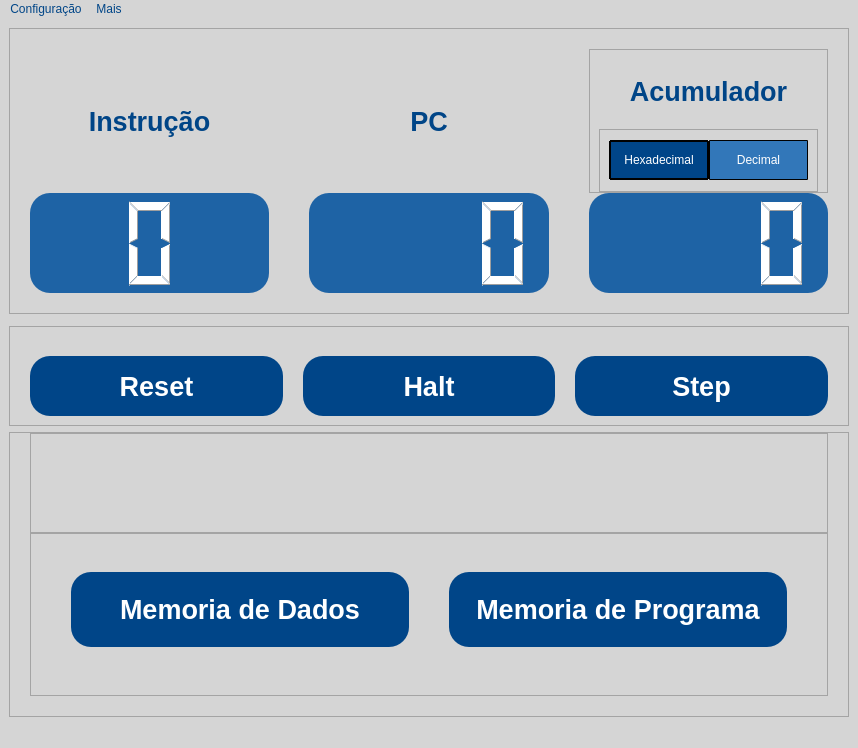
<?xml version="1.0" encoding="UTF-8"?>
<ui version="4.0">
 <class>MainWindow</class>
 <widget class="QMainWindow" name="MainWindow">
  <property name="geometry">
   <rect>
    <x>0</x>
    <y>0</y>
    <width>858</width>
    <height>748</height>
   </rect>
  </property>
  <property name="windowTitle">
   <string>BIPy</string>
  </property>
  <property name="styleSheet">
   <string notr="true">QWidget{
	background: rgb(213,213,213);
	color: rgb(0, 69, 135);
}


QPushButton{
	border-radius: 20%;;
	background-color: rgb(0, 69, 136);
	color: white;
}

QPushButton:hover{
	background-color: rgb(0, 59, 126);
}
QPushButton:pressed{
	background-color: rgb(0, 49, 116);
}

QLCDNumber{
  background-color: rgb(30, 99, 165);
  border-radius: 20%;
  color: white;
}</string>
  </property>
  <widget class="QWidget" name="centralwidget">
   <property name="palette">
    <palette>
     <active>
      <colorrole role="WindowText">
       <brush brushstyle="SolidPattern">
        <color alpha="255">
         <red>0</red>
         <green>69</green>
         <blue>135</blue>
        </color>
       </brush>
      </colorrole>
      <colorrole role="Button">
       <brush brushstyle="SolidPattern">
        <color alpha="255">
         <red>213</red>
         <green>213</green>
         <blue>213</blue>
        </color>
       </brush>
      </colorrole>
      <colorrole role="Text">
       <brush brushstyle="SolidPattern">
        <color alpha="255">
         <red>0</red>
         <green>69</green>
         <blue>135</blue>
        </color>
       </brush>
      </colorrole>
      <colorrole role="ButtonText">
       <brush brushstyle="SolidPattern">
        <color alpha="255">
         <red>0</red>
         <green>69</green>
         <blue>135</blue>
        </color>
       </brush>
      </colorrole>
      <colorrole role="Base">
       <brush brushstyle="SolidPattern">
        <color alpha="255">
         <red>213</red>
         <green>213</green>
         <blue>213</blue>
        </color>
       </brush>
      </colorrole>
      <colorrole role="Window">
       <brush brushstyle="SolidPattern">
        <color alpha="255">
         <red>213</red>
         <green>213</green>
         <blue>213</blue>
        </color>
       </brush>
      </colorrole>
     </active>
     <inactive>
      <colorrole role="WindowText">
       <brush brushstyle="SolidPattern">
        <color alpha="255">
         <red>0</red>
         <green>69</green>
         <blue>135</blue>
        </color>
       </brush>
      </colorrole>
      <colorrole role="Button">
       <brush brushstyle="SolidPattern">
        <color alpha="255">
         <red>213</red>
         <green>213</green>
         <blue>213</blue>
        </color>
       </brush>
      </colorrole>
      <colorrole role="Text">
       <brush brushstyle="SolidPattern">
        <color alpha="255">
         <red>0</red>
         <green>69</green>
         <blue>135</blue>
        </color>
       </brush>
      </colorrole>
      <colorrole role="ButtonText">
       <brush brushstyle="SolidPattern">
        <color alpha="255">
         <red>0</red>
         <green>69</green>
         <blue>135</blue>
        </color>
       </brush>
      </colorrole>
      <colorrole role="Base">
       <brush brushstyle="SolidPattern">
        <color alpha="255">
         <red>213</red>
         <green>213</green>
         <blue>213</blue>
        </color>
       </brush>
      </colorrole>
      <colorrole role="Window">
       <brush brushstyle="SolidPattern">
        <color alpha="255">
         <red>213</red>
         <green>213</green>
         <blue>213</blue>
        </color>
       </brush>
      </colorrole>
     </inactive>
     <disabled>
      <colorrole role="WindowText">
       <brush brushstyle="SolidPattern">
        <color alpha="255">
         <red>0</red>
         <green>69</green>
         <blue>135</blue>
        </color>
       </brush>
      </colorrole>
      <colorrole role="Button">
       <brush brushstyle="SolidPattern">
        <color alpha="255">
         <red>213</red>
         <green>213</green>
         <blue>213</blue>
        </color>
       </brush>
      </colorrole>
      <colorrole role="Text">
       <brush brushstyle="SolidPattern">
        <color alpha="255">
         <red>0</red>
         <green>69</green>
         <blue>135</blue>
        </color>
       </brush>
      </colorrole>
      <colorrole role="ButtonText">
       <brush brushstyle="SolidPattern">
        <color alpha="255">
         <red>0</red>
         <green>69</green>
         <blue>135</blue>
        </color>
       </brush>
      </colorrole>
      <colorrole role="Base">
       <brush brushstyle="SolidPattern">
        <color alpha="255">
         <red>213</red>
         <green>213</green>
         <blue>213</blue>
        </color>
       </brush>
      </colorrole>
      <colorrole role="Window">
       <brush brushstyle="SolidPattern">
        <color alpha="255">
         <red>213</red>
         <green>213</green>
         <blue>213</blue>
        </color>
       </brush>
      </colorrole>
     </disabled>
    </palette>
   </property>
   <layout class="QVBoxLayout" name="verticalLayout">
    <item>
     <widget class="QFrame" name="frame">
      <property name="font">
       <font>
        <pointsize>15</pointsize>
       </font>
      </property>
      <property name="frameShape">
       <enum>QFrame::StyledPanel</enum>
      </property>
      <property name="frameShadow">
       <enum>QFrame::Raised</enum>
      </property>
      <layout class="QGridLayout" name="gridLayout">
       <property name="leftMargin">
        <number>20</number>
       </property>
       <property name="topMargin">
        <number>20</number>
       </property>
       <property name="rightMargin">
        <number>20</number>
       </property>
       <property name="bottomMargin">
        <number>20</number>
       </property>
       <property name="horizontalSpacing">
        <number>40</number>
       </property>
       <property name="verticalSpacing">
        <number>0</number>
       </property>
       <item row="1" column="2">
        <widget class="QLCDNumber" name="acumulador">
         <property name="maximumSize">
          <size>
           <width>16777215</width>
           <height>100</height>
          </size>
         </property>
         <property name="frameShape">
          <enum>QFrame::NoFrame</enum>
         </property>
         <property name="digitCount">
          <number>4</number>
         </property>
         <property name="mode">
          <enum>QLCDNumber::Hex</enum>
         </property>
         <property name="value" stdset="0">
          <double>0.000000000000000</double>
         </property>
        </widget>
       </item>
       <item row="1" column="0">
        <widget class="QLCDNumber" name="instruct_counter">
         <property name="maximumSize">
          <size>
           <width>16777215</width>
           <height>100</height>
          </size>
         </property>
         <property name="frameShape">
          <enum>QFrame::NoFrame</enum>
         </property>
         <property name="frameShadow">
          <enum>QFrame::Plain</enum>
         </property>
         <property name="digitCount">
          <number>1</number>
         </property>
         <property name="mode">
          <enum>QLCDNumber::Hex</enum>
         </property>
         <property name="value" stdset="0">
          <double>0.000000000000000</double>
         </property>
        </widget>
       </item>
       <item row="0" column="1">
        <widget class="QLabel" name="label_2">
         <property name="font">
          <font>
           <pointsize>20</pointsize>
           <weight>75</weight>
           <bold>true</bold>
          </font>
         </property>
         <property name="text">
          <string>PC</string>
         </property>
         <property name="alignment">
          <set>Qt::AlignCenter</set>
         </property>
        </widget>
       </item>
       <item row="0" column="0">
        <widget class="QLabel" name="label">
         <property name="font">
          <font>
           <pointsize>20</pointsize>
           <weight>75</weight>
           <bold>true</bold>
          </font>
         </property>
         <property name="text">
          <string>Instrução</string>
         </property>
         <property name="alignment">
          <set>Qt::AlignCenter</set>
         </property>
        </widget>
       </item>
       <item row="0" column="2">
        <widget class="QFrame" name="frame_4">
         <property name="frameShape">
          <enum>QFrame::StyledPanel</enum>
         </property>
         <property name="frameShadow">
          <enum>QFrame::Raised</enum>
         </property>
         <layout class="QVBoxLayout" name="verticalLayout_2">
          <property name="bottomMargin">
           <number>0</number>
          </property>
          <item>
           <widget class="QLabel" name="label_3">
            <property name="font">
             <font>
              <pointsize>20</pointsize>
              <weight>75</weight>
              <bold>true</bold>
             </font>
            </property>
            <property name="text">
             <string>Acumulador</string>
            </property>
            <property name="alignment">
             <set>Qt::AlignCenter</set>
            </property>
           </widget>
          </item>
          <item>
           <widget class="QFrame" name="frame_5">
            <property name="styleSheet">
             <string notr="true">QPushButton{
	border: 2px solid #000;
	border-width: 2%;
	border-radius: 1%;
}</string>
            </property>
            <property name="frameShape">
             <enum>QFrame::StyledPanel</enum>
            </property>
            <property name="frameShadow">
             <enum>QFrame::Raised</enum>
            </property>
            <layout class="QHBoxLayout" name="horizontalLayout">
             <property name="spacing">
              <number>0</number>
             </property>
             <item>
              <widget class="QPushButton" name="pushButton_3">
               <property name="minimumSize">
                <size>
                 <width>60</width>
                 <height>40</height>
                </size>
               </property>
               <property name="toolTip">
                <string>Modo Hexadecimal</string>
               </property>
               <property name="statusTip">
                <string>Altera o modo do acumulador para hexadecimal</string>
               </property>
               <property name="text">
                <string>Hexadecimal</string>
               </property>
              </widget>
             </item>
             <item>
              <widget class="QPushButton" name="pushButton_4">
               <property name="minimumSize">
                <size>
                 <width>60</width>
                 <height>40</height>
                </size>
               </property>
               <property name="toolTip">
                <string>Modo Decimal</string>
               </property>
               <property name="statusTip">
                <string>Altera o modo do acumulador para decimal</string>
               </property>
               <property name="styleSheet">
                <string notr="true">QPushButton{background-color:rgb(50, 119, 185);border-width:0.5%}</string>
               </property>
               <property name="text">
                <string>Decimal</string>
               </property>
               <property name="flat">
                <bool>false</bool>
               </property>
              </widget>
             </item>
            </layout>
           </widget>
          </item>
         </layout>
        </widget>
       </item>
       <item row="1" column="1">
        <widget class="QLCDNumber" name="program_counter">
         <property name="maximumSize">
          <size>
           <width>16777215</width>
           <height>100</height>
          </size>
         </property>
         <property name="frameShape">
          <enum>QFrame::NoFrame</enum>
         </property>
         <property name="digitCount">
          <number>4</number>
         </property>
         <property name="mode">
          <enum>QLCDNumber::Hex</enum>
         </property>
         <property name="value" stdset="0">
          <double>0.000000000000000</double>
         </property>
        </widget>
       </item>
      </layout>
     </widget>
    </item>
    <item>
     <widget class="QDialogButtonBox" name="buttonBox"/>
    </item>
    <item>
     <widget class="QFrame" name="frame_2">
      <property name="maximumSize">
       <size>
        <width>16777215</width>
        <height>100</height>
       </size>
      </property>
      <property name="frameShape">
       <enum>QFrame::StyledPanel</enum>
      </property>
      <property name="frameShadow">
       <enum>QFrame::Raised</enum>
      </property>
      <layout class="QHBoxLayout" name="horizontalLayout_2">
       <property name="spacing">
        <number>20</number>
       </property>
       <property name="leftMargin">
        <number>20</number>
       </property>
       <property name="topMargin">
        <number>20</number>
       </property>
       <property name="rightMargin">
        <number>20</number>
       </property>
       <property name="bottomMargin">
        <number>0</number>
       </property>
       <item>
        <widget class="QPushButton" name="reset_button">
         <property name="minimumSize">
          <size>
           <width>0</width>
           <height>60</height>
          </size>
         </property>
         <property name="font">
          <font>
           <pointsize>20</pointsize>
           <weight>75</weight>
           <bold>true</bold>
          </font>
         </property>
         <property name="cursor">
          <cursorShape>PointingHandCursor</cursorShape>
         </property>
         <property name="toolTip">
          <string>Reseta o runtime do processador</string>
         </property>
         <property name="statusTip">
          <string>Reseta o runtime do processador</string>
         </property>
         <property name="whatsThis">
          <string/>
         </property>
         <property name="text">
          <string>Reset</string>
         </property>
         <property name="shortcut">
          <string>Ctrl+R</string>
         </property>
        </widget>
       </item>
       <item>
        <widget class="QPushButton" name="halt_check">
         <property name="minimumSize">
          <size>
           <width>0</width>
           <height>60</height>
          </size>
         </property>
         <property name="font">
          <font>
           <pointsize>20</pointsize>
           <weight>75</weight>
           <bold>true</bold>
          </font>
         </property>
         <property name="cursor">
          <cursorShape>PointingHandCursor</cursorShape>
         </property>
         <property name="toolTip">
          <string>Step automático</string>
         </property>
         <property name="toolTipDuration">
          <number>-1</number>
         </property>
         <property name="statusTip">
          <string>Step automático</string>
         </property>
         <property name="layoutDirection">
          <enum>Qt::LeftToRight</enum>
         </property>
         <property name="styleSheet">
          <string notr="true">
QPushButton:checked{ 
	background-color: rgba(0, 71, 133,0.8);
 }</string>
         </property>
         <property name="text">
          <string>Halt</string>
         </property>
         <property name="checkable">
          <bool>true</bool>
         </property>
         <property name="checked">
          <bool>false</bool>
         </property>
         <property name="autoDefault">
          <bool>false</bool>
         </property>
         <property name="default">
          <bool>false</bool>
         </property>
         <property name="flat">
          <bool>false</bool>
         </property>
        </widget>
       </item>
       <item>
        <widget class="QPushButton" name="step_button">
         <property name="minimumSize">
          <size>
           <width>0</width>
           <height>60</height>
          </size>
         </property>
         <property name="font">
          <font>
           <pointsize>20</pointsize>
           <weight>75</weight>
           <bold>true</bold>
          </font>
         </property>
         <property name="cursor">
          <cursorShape>PointingHandCursor</cursorShape>
         </property>
         <property name="toolTip">
          <string>Executar a próxima instrução</string>
         </property>
         <property name="statusTip">
          <string>Executar a próxima instrução</string>
         </property>
         <property name="styleSheet">
          <string notr="true"/>
         </property>
         <property name="text">
          <string>Step</string>
         </property>
         <property name="shortcut">
          <string>Space</string>
         </property>
        </widget>
       </item>
      </layout>
     </widget>
    </item>
    <item>
     <widget class="QFrame" name="frame_3">
      <property name="maximumSize">
       <size>
        <width>16777215</width>
        <height>400</height>
       </size>
      </property>
      <property name="font">
       <font>
        <pointsize>20</pointsize>
       </font>
      </property>
      <property name="frameShape">
       <enum>QFrame::StyledPanel</enum>
      </property>
      <property name="frameShadow">
       <enum>QFrame::Raised</enum>
      </property>
      <layout class="QVBoxLayout" name="verticalLayout_3">
       <property name="spacing">
        <number>0</number>
       </property>
       <property name="leftMargin">
        <number>20</number>
       </property>
       <property name="topMargin">
        <number>0</number>
       </property>
       <property name="rightMargin">
        <number>20</number>
       </property>
       <property name="bottomMargin">
        <number>20</number>
       </property>
       <item>
        <widget class="QFrame" name="frame_7">
         <property name="maximumSize">
          <size>
           <width>16777215</width>
           <height>100</height>
          </size>
         </property>
         <property name="frameShape">
          <enum>QFrame::StyledPanel</enum>
         </property>
         <property name="frameShadow">
          <enum>QFrame::Raised</enum>
         </property>
         <layout class="QHBoxLayout" name="horizontalLayout_3">
          <property name="topMargin">
           <number>10</number>
          </property>
          <property name="bottomMargin">
           <number>0</number>
          </property>
          <item>
           <widget class="QLabel" name="label_4">
            <property name="maximumSize">
             <size>
              <width>50</width>
              <height>50</height>
             </size>
            </property>
            <property name="toolTip">
             <string>&lt;html&gt;&lt;head/&gt;&lt;body&gt;&lt;p align=&quot;right&quot;&gt;Instituto Mauá de Tecnologia&lt;/p&gt;&lt;/body&gt;&lt;/html&gt;</string>
            </property>
            <property name="text">
             <string/>
            </property>
            <property name="pixmap">
             <pixmap>logo-IMT.png</pixmap>
            </property>
            <property name="scaledContents">
             <bool>true</bool>
            </property>
            <property name="alignment">
             <set>Qt::AlignCenter</set>
            </property>
           </widget>
          </item>
         </layout>
        </widget>
       </item>
       <item>
        <widget class="QFrame" name="frame_6">
         <property name="frameShape">
          <enum>QFrame::StyledPanel</enum>
         </property>
         <property name="frameShadow">
          <enum>QFrame::Raised</enum>
         </property>
         <layout class="QHBoxLayout" name="horizontalLayout_4">
          <property name="spacing">
           <number>40</number>
          </property>
          <property name="leftMargin">
           <number>40</number>
          </property>
          <property name="topMargin">
           <number>0</number>
          </property>
          <property name="rightMargin">
           <number>40</number>
          </property>
          <item>
           <widget class="QPushButton" name="pushButton">
            <property name="minimumSize">
             <size>
              <width>0</width>
              <height>75</height>
             </size>
            </property>
            <property name="font">
             <font>
              <pointsize>20</pointsize>
              <weight>75</weight>
              <bold>true</bold>
             </font>
            </property>
            <property name="cursor">
             <cursorShape>PointingHandCursor</cursorShape>
            </property>
            <property name="toolTip">
             <string>Abrir memoria de dados</string>
            </property>
            <property name="statusTip">
             <string>Abrir memoria de dados</string>
            </property>
            <property name="text">
             <string>Memoria de Dados</string>
            </property>
            <property name="shortcut">
             <string>Ctrl+D</string>
            </property>
           </widget>
          </item>
          <item>
           <widget class="QPushButton" name="pushButton_2">
            <property name="minimumSize">
             <size>
              <width>0</width>
              <height>75</height>
             </size>
            </property>
            <property name="font">
             <font>
              <pointsize>20</pointsize>
              <weight>75</weight>
              <bold>true</bold>
             </font>
            </property>
            <property name="cursor">
             <cursorShape>PointingHandCursor</cursorShape>
            </property>
            <property name="toolTip">
             <string>Abrir memoria de programa</string>
            </property>
            <property name="toolTipDuration">
             <number>0</number>
            </property>
            <property name="statusTip">
             <string>Abrir memoria de programa</string>
            </property>
            <property name="text">
             <string>Memoria de Programa</string>
            </property>
            <property name="shortcut">
             <string>Ctrl+P</string>
            </property>
           </widget>
          </item>
         </layout>
        </widget>
       </item>
      </layout>
     </widget>
    </item>
   </layout>
  </widget>
  <widget class="QMenuBar" name="menubar">
   <property name="geometry">
    <rect>
     <x>0</x>
     <y>0</y>
     <width>858</width>
     <height>21</height>
    </rect>
   </property>
   <widget class="QMenu" name="menuConfigura_o">
    <property name="title">
     <string>Configuração</string>
    </property>
    <widget class="QMenu" name="menuAlterar_modo_do_acumulador">
     <property name="title">
      <string>Alterar modo do acumulador</string>
     </property>
     <addaction name="actionHexadecimal"/>
     <addaction name="actionDecimal"/>
    </widget>
    <addaction name="menuAlterar_modo_do_acumulador"/>
    <addaction name="separator"/>
    <addaction name="actionSetar_Clock"/>
   </widget>
   <widget class="QMenu" name="menuMais">
    <property name="title">
     <string>Mais</string>
    </property>
    <addaction name="actionSobre"/>
    <addaction name="actionConsulta"/>
   </widget>
   <addaction name="menuConfigura_o"/>
   <addaction name="menuMais"/>
  </widget>
  <widget class="QStatusBar" name="statusbar"/>
  <action name="actionAbrir_Memoria_de_Dados">
   <property name="text">
    <string>Abrir Memoria de Dados</string>
   </property>
  </action>
  <action name="actionMemoria_de_Dados">
   <property name="text">
    <string>Memoria de Dados</string>
   </property>
  </action>
  <action name="actionMemoria_de_Programa">
   <property name="text">
    <string>Memoria de Programa</string>
   </property>
  </action>
  <action name="actionMemoria_de_Dados_2">
   <property name="text">
    <string>Memoria de Dados</string>
   </property>
  </action>
  <action name="actionMemoria_de_Programa_2">
   <property name="text">
    <string>Memoria de Programa</string>
   </property>
  </action>
  <action name="actionSetar_Clock">
   <property name="text">
    <string>Setar Clock</string>
   </property>
   <property name="statusTip">
    <string>Altera a velocidade do clock</string>
   </property>
   <property name="shortcut">
    <string>Ctrl+H</string>
   </property>
  </action>
  <action name="actionHexadecimal">
   <property name="text">
    <string>Hexadecimal</string>
   </property>
   <property name="statusTip">
    <string>Alternar o modo de display do acumulador para Hexadecimal</string>
   </property>
   <property name="shortcut">
    <string>Ctrl+Shift+H</string>
   </property>
  </action>
  <action name="actionDecimal">
   <property name="text">
    <string>Decimal</string>
   </property>
   <property name="statusTip">
    <string>Alternar o modo de display do acumulador para Decimal</string>
   </property>
   <property name="shortcut">
    <string>Ctrl+Shift+D</string>
   </property>
  </action>
  <action name="actionSobre">
   <property name="text">
    <string>Sobre</string>
   </property>
   <property name="statusTip">
    <string>Créditos do projeto</string>
   </property>
  </action>
  <action name="actionConsulta">
   <property name="text">
    <string>Consulta</string>
   </property>
  </action>
 </widget>
 <resources/>
 <connections/>
</ui>
